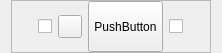
<?xml version="1.0" encoding="UTF-8"?>
<ui version="4.0">
 <class>Category</class>
 <widget class="QWidget" name="Category">
  <property name="geometry">
   <rect>
    <x>0</x>
    <y>0</y>
    <width>218</width>
    <height>53</height>
   </rect>
  </property>
  <property name="windowTitle">
   <string>Form</string>
  </property>
  <layout class="QHBoxLayout" name="horizontalLayout_2" stretch="0">
   <property name="topMargin">
    <number>0</number>
   </property>
   <property name="bottomMargin">
    <number>0</number>
   </property>
   <item>
    <widget class="QFrame" name="frame">
     <property name="sizePolicy">
      <sizepolicy hsizetype="Preferred" vsizetype="Minimum">
       <horstretch>0</horstretch>
       <verstretch>0</verstretch>
      </sizepolicy>
     </property>
     <property name="minimumSize">
      <size>
       <width>200</width>
       <height>20</height>
      </size>
     </property>
     <property name="frameShape">
      <enum>QFrame::StyledPanel</enum>
     </property>
     <property name="frameShadow">
      <enum>QFrame::Plain</enum>
     </property>
     <layout class="QHBoxLayout" name="horizontalLayout">
      <property name="topMargin">
       <number>0</number>
      </property>
      <property name="bottomMargin">
       <number>0</number>
      </property>
      <item>
       <spacer name="horizontalSpacer_2">
        <property name="orientation">
         <enum>Qt::Horizontal</enum>
        </property>
        <property name="sizeHint" stdset="0">
         <size>
          <width>40</width>
          <height>20</height>
         </size>
        </property>
       </spacer>
      </item>
      <item>
       <widget class="QCheckBox" name="hideBox">
        <property name="layoutDirection">
         <enum>Qt::RightToLeft</enum>
        </property>
        <property name="text">
         <string/>
        </property>
       </widget>
      </item>
      <item>
       <widget class="QToolButton" name="pushButton_icon">
        <property name="sizePolicy">
         <sizepolicy hsizetype="Minimum" vsizetype="Fixed">
          <horstretch>0</horstretch>
          <verstretch>0</verstretch>
         </sizepolicy>
        </property>
        <property name="minimumSize">
         <size>
          <width>0</width>
          <height>0</height>
         </size>
        </property>
        <property name="layoutDirection">
         <enum>Qt::LeftToRight</enum>
        </property>
        <property name="text">
         <string/>
        </property>
        <property name="toolButtonStyle">
         <enum>Qt::ToolButtonIconOnly</enum>
        </property>
       </widget>
      </item>
      <item>
       <widget class="QPushButton" name="pushButton">
        <property name="sizePolicy">
         <sizepolicy hsizetype="Fixed" vsizetype="Minimum">
          <horstretch>0</horstretch>
          <verstretch>0</verstretch>
         </sizepolicy>
        </property>
        <property name="minimumSize">
         <size>
          <width>75</width>
          <height>10</height>
         </size>
        </property>
        <property name="text">
         <string>PushButton</string>
        </property>
       </widget>
      </item>
      <item>
       <widget class="QCheckBox" name="lockBox">
        <property name="text">
         <string/>
        </property>
       </widget>
      </item>
      <item>
       <spacer name="horizontalSpacer">
        <property name="orientation">
         <enum>Qt::Horizontal</enum>
        </property>
        <property name="sizeHint" stdset="0">
         <size>
          <width>40</width>
          <height>20</height>
         </size>
        </property>
       </spacer>
      </item>
     </layout>
    </widget>
   </item>
  </layout>
 </widget>
 <resources/>
 <connections/>
</ui>
